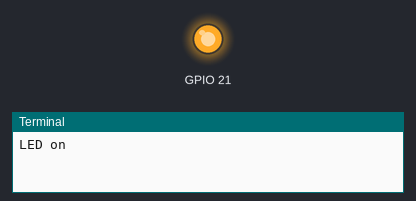
A program run on a simulated Raspberry Pi (BCM pin numbers). Shown: output pins drawn as LEDs (lit = HIGH), the last lines printed to the terminal.

Above: at 5.0 s.
At 15.0 s:
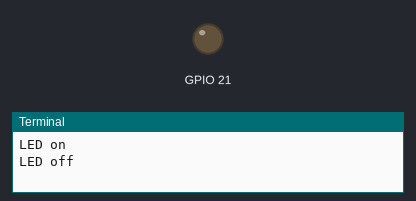
Timing chart, 0 to 26.0 s (numbered marks = the images above):
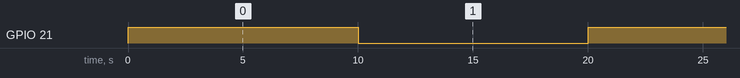

Measured:
- by itself, GPIO 21: alternates HIGH for 10.0 s and LOW for 10.0 s

The program:

led.py
```python
import RPi.GPIO as GPIO
import time
while True:
	GPIO.setmode(GPIO.BCM)
	GPIO.setwarnings(False)
	GPIO.setup(21,GPIO.OUT)
	print "LED on"
	GPIO.output(21,GPIO.HIGH)
	time.sleep(10)
	print "LED off"
	GPIO.output(21,GPIO.LOW)
	time.sleep(10)
```
